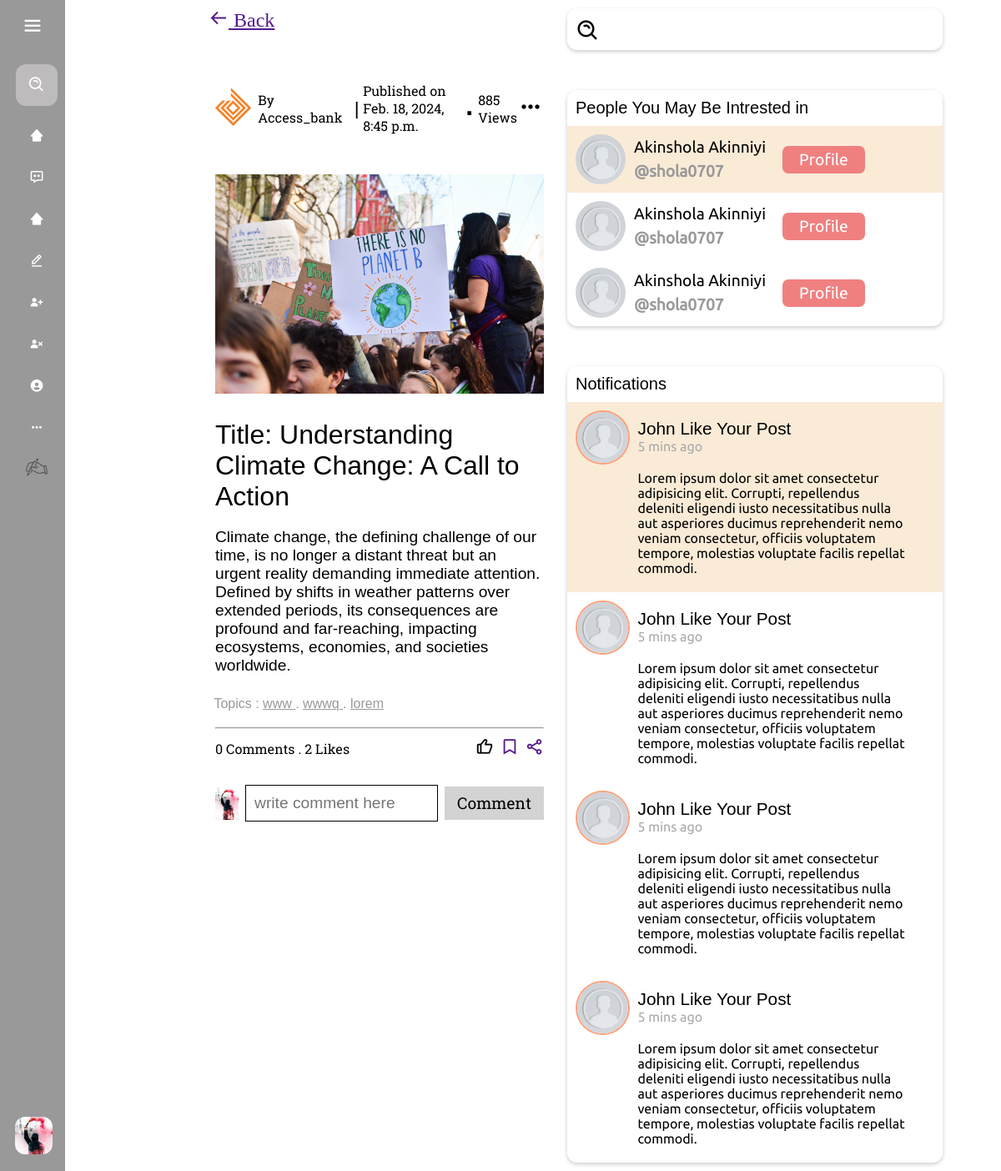
The app's page /post_details/cf5ccd7b-8481-4d31-aa3b-e5f36586490f (signed in), older data.
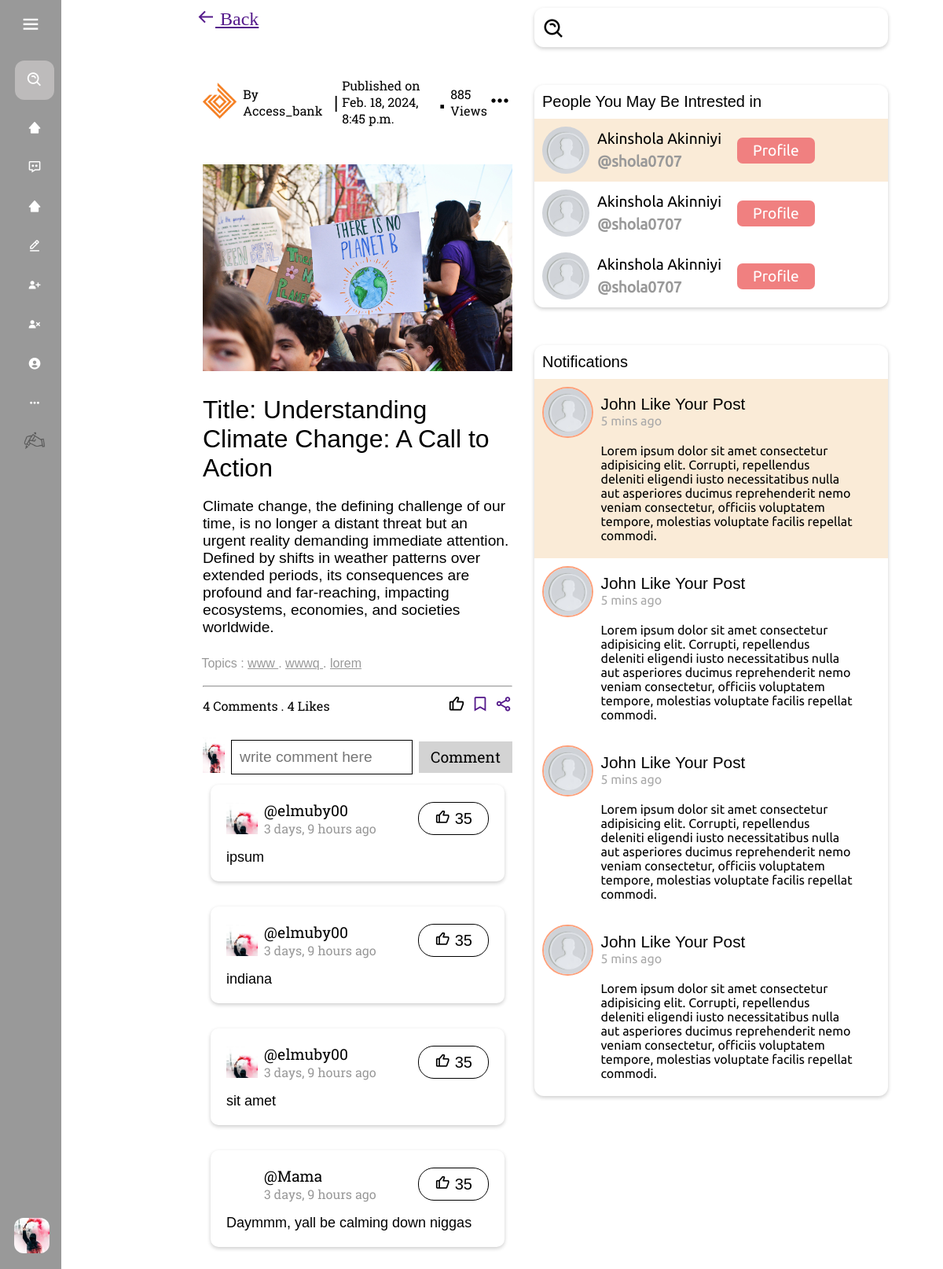
The same page, newer data.
### blog/models.py (models this page shows, shortened)
class Profile(models.Model):
    user = models.OneToOneField(User, on_delete=models.CASCADE)
    bio = models.TextField(null=True, blank=True)
    dob = models.DateField(null=True, blank=True)
    profile_img =  models.ImageField( upload_to='profile_images', default='default.jpg')
    location = models.CharField(null=True, blank=True, max_length=100)
    website = models.CharField(null=True, blank=True,max_length=100)
    def __str__(self):
        return self.user.username

class Post(models.Model):
    id = models.UUIDField(primary_key = True, default = uuid.uuid4)
    user = models.ForeignKey(Profile, on_delete= models.SET_NULL, null= True)
    image = models.ImageField(upload_to='post_images', default=None, null=True, blank=True)
    topic = models.CharField(max_length=100, null = True, blank=True)
    caption = models.TextField()
    category = models.ManyToManyField(category, related_name='cats', blank=True)
    created = models.DateTimeField(default = datetime.now)
    likes = models.ManyToManyField(Profile, related_name='likes', blank=True)

class category(models.Model):
    category = models.CharField(max_length=200)

class Message(models.Model):
    muser = models.ForeignKey(Profile, on_delete= models.SET_NULL, null= True)
    mpost = models.ForeignKey(Post, on_delete= models.SET_NULL, null= True)
    message_body = models.TextField()
    created = models.DateTimeField(default = datetime.now)

### blog/views.py (the view)
# urls.py: path("post_details/<str:pk>", views.post_details, name="post_details"),
@login_required(login_url="signin-page")
def post_details(request, pk):
    d_user = User.objects.get(username=request.user)
    user_profile = Profile.objects.get(user=d_user)
    c_user_profile = Profile.objects.get(user=d_user)
    post = Post.objects.get(id=pk)
    post_messages = post.message_set.all()
    if request.method == 'POST' :
        Message.objects.create(
            muser= user_profile, mpost =post, message_body = request.POST.get("messagebody")
        ).save()
        return redirect("post_details", pk=post.id)
    context = {
        "postdet" : post,
        "c_user_profile":c_user_profile,
        "post_messages":post_messages
    }
    return render(request, 'postpage.html', context)

### templates/postpage.html (shortened to what this page needs)
{% load static %}
<!DOCTYPE html>
<html lang="en">
  <head>
    <link
      href="https://unpkg.com/boxicons@2.1.4/css/boxicons.min.css"
      rel="stylesheet"
    />
  </head>
  <body>
    <div style="display: flex; width: 95%">
      <div style="z-index: 999">{% include 'navbar.html' %}</div>
      <div class="post_page_Sep">
        <a href="{{request.META.HTTP_REFERER}}" class="back">
          <i class="bx bx-arrow-back"></i>
          Back
        </a>
        <div class="postpagemain">
          <div class="about_post">
            <div class="post_inner">
              <a class="person_details" href="#">
                <div class="person_details_image">
                  <img src="{{ postdet.user.profile_img.url }}" alt="" />
                </div>
                <p class="person_details_name">By {{ postdet.user }}</p>
                <span style="font-size: 1.5rem">|</span>
              </a>
              <div class="other_about_post">
                <p>Published on {{ postdet.created }}</p>
              </div>
              <span style="font-size: 3rem; margin-top: -20px">.</span>
              <div class="views">885 Views</div>
            </div>
            <div class="otheroptions">
              <i class="bx bx-dots-horizontal-rounded"></i>
            </div>
          </div>
          <div>
            <div
              style="
                font-family: sans-serif;
                display: flex;
                flex-direction: column;
                gap: 0.7rem;
              "
            >
              {% if postdet.image %}
              <div
                style="
                  padding: 0.5rem;
                  width: 100%;
                  height: 100%;
                  overflow: hidden;
                "
              >
                <img width="100%" src="{{ postdet.image.url }}" alt="" />
              </div>
              {% endif %}
              <p
                style="
                  font-size: 2rem;
                  padding: 0.5rem;
                  padding-bottom: 0;
                  font-family: sans-serif;
                "
              >
                {{ postdet.topic }}
              </p>
              <p
                style="
                  font-family: sans-serif;
                  font-size: 1.2rem;
                  padding: 0.5rem;
                "
              >
                {{ postdet.caption }}
              </p>
              <p
                style="
                  font-family: sans-serif;
                  font-size: 1rem;
                  color: #999;
                  padding: 0.4rem;
                  padding-bottom: 0rem;
                "
              >
                Topics : {% for catsp in postdet.category.all %}
                <a style="color: #999" href="/search?q= {{catsp.category}}">
                  {{catsp.category}}
                </a>
                {% if not forloop.last %} . {% endif %} {% endfor %}
              </p>
              <div style="padding: 0.5rem">
                <hr />
                <div
                  style="
                    margin-top: 10px;
                    display: flex;
                    align-items: center;
                    justify-content: space-between;
                  "
                >
                  <div style="font-family: rs">
                    {{post_messages.count}} Comments . {{ postdet.likes.count }}
                    Likes
                  </div>
                  <div
                    style="
                      display: flex;
                      align-items: center;
                      gap: 0.5rem;
                      font-size: 22px;
                    "
                  >
                    {% if c_user_profile in dposts.likes.all %}
                    <a style="color: black;" href="/like_post?post_id={{postdet.id}}"
                      ><i class="bx bx-like liked"></i
                    ></a>
                    {% else %}
                    <a style="color: black;" href="/like_post?post_id={{postdet.id}}"
                      ><i class="bx bx-like"></i
                    ></a>
                    {% endif %}
                    <a href=""><i class="bx bx-bookmark"></i></a>
                    <a href=""><i class="bx bx-share-alt"></i></a>
                  </div>
                </div>
              </div>
              <div
                style="display: flex; flex-direction: column; padding: 0.5rem"
                class="comment_section"
              >
                <form
                  style="
                    display: flex;
                    align-items: center;
                    justify-content: space-between;
                    gap: 0.5rem;
                  "
                  action=""
                  method="post"
                >
                  <div
                    style="
                      width: 50px;
                      height: 50px;
                      overflow: hidden;
                    "
                  >
                    <img
                      width="100%"
                      src="{{ c_user_profile.profile_img.url }}"
                      alt=""
                    />
                  </div>
                  <input
                    style="
                      width: 100%;
                      height: 100%;
                      padding: 10px;
                      font-size: 1.2rem;
                      border-radius: none;
                      outline: none;
                      border: 1px solid black;
                    "
                    name="messagebody"
                    placeholder="write comment here"
                    type="text"
                  />
                  <button
                    type="submit"
                    style="
                      outline: none;
                      padding: 4px 15px;
                      width: 130px;
                      height: 40px;
                      font-size: 1.2rem;
                      background-color: lightgrey;
                      color: black;
                      border-radius: none;
                      border: none;
                      font-family: rs;
                    "
                  >
                    Comment
                  </button>
                </form>
                <div
                  style="
                    padding: 10px;
                    display: flex;
                    flex-direction: column;
                    gap: 2rem;
                  "
                >
                  {% for message in post_messages %}
                  <div
                    class="comment"
                    style="
                      display: flex;
                      flex-direction: column;
                      gap: 1rem;
                      box-shadow: 0 2px 5px 0 rgba(0, 0, 0, 0.2);
                      border-radius: 10px;
                      padding: 20px;
                    "
                  >
                    <div
                      class="header"
                      style="
                        display: flex;
                        align-items: center;
                        justify-content: space-between;
                      "
                    >
                      <a
                        style="
                          display: flex;
                          align-items: center;
                          gap: 0.5rem;
                          text-decoration: none;
                          color: black;
                        "
                        href="/profile/{{message.muser}}"
                      >
                        <div
                          style="width: 40px; height: 40px; overflow: hidden"
                        >
                          <img
                            style="width: 100%"
                            src="{{message.muser.profile_img.url}}"
                            alt=""
                          />
                        </div>
                        <div>
                          <p style="font-size: 1.2rem; font-family: rs">
                            @{{message.muser}}
                          </p>
                          <p
                            style="
                              font-family: rs;
                              font-size: 1rem;
                              color: #999;
                            "
                          >
                            {{message.created | timesince }} ago
                          </p>
                        </div>
                      </a>
                      <div
                        style="
                          padding: 8px 20px;
                          border: 1px solid;
                          border-radius: 20px;
                        "
                      >
                        <a
                          style="
                            text-decoration: none;
                            color: black;
                            font-size: 20px;
                          "
                          href=""
                          ><i class="bx bx-like"></i> 35</a
                        >
                      </div>
                    </div>
                    <div style="font-size: 18px">{{message.message_body}}</div>
                  </div>
                  {% endfor %}
                </div>
              </div>
            </div>
          </div>
        </div>
      </div>
      <div>{% include 'sidebar.html' %}</div>
    </div>
  </body>
</html>

### templates/navbar.html (shortened to what this page needs)
{% load static %}
<!DOCTYPE html>
<html lang="en">
  <head>
    <link
      href="https://unpkg.com/boxicons@2.1.4/css/boxicons.min.css"
      rel="stylesheet"
    />
    <link rel="stylesheet" href="{% static 'css/navbar.css' %}" />
  </head>
  <body>
    <nav class="sidebar">
      <div class="logo_content">
        <i class="bx bx-menu" id="btn"></i>
      </div>
      <ul class="nav_list">
        <li>
          <form action="">
            <i class="bx bx-search-alt sbfh"></i>
            <input type="search" placeholder="search..." name="" id="" />
          </form>
        </li>
        <li>
          <a href="/">
            <i class="bx bxs-home-alt-2"></i>
          </a>
        </li>
        <li>
          <a href="">
            <i class="bx bx-message-dots"></i>
          </a>
        </li>
        <li>
          <a href="">
            <i class="bx bxs-home-alt-2"></i>
          </a>
        </li>
        <li>
          <a href="">
            <i class="bx bx-edit-alt"></i>
          </a>
        </li>
        <li>
          <a href="/signup">
            <i class="bx bxs-user-plus"></i>
          </a>
        </li>
        <li>
          <a href="/logout">
            <i class='bx bxs-user-x' ></i>
          </a>
        </li>
        <li>
          <a href="/signin">
            <i class="bx bxs-user-circle"></i>
          </a>
        </li>
        <li>
          <a href="">
            <i class="bx bx-dots-horizontal-rounded"></i>
          </a>
        </li>
        <li>
          <a href="/post">
            <i style="    display: flex;
            align-items: center;
            justify-content: center;"><img style="width: 30px;" src="../static/img/hand_with_pen_50px.png" alt=""></i>
          </a>
        </li>
        <div class="profile_content">
          <div class="profile">
            <a
              href="/profile/{{request.user.username}}"
              class="profile_details"
            >
            {% if request.user.is_authenticated %}
            <img src="{{ c_user_profile.profile_img.url }}" alt="" />
            {% endif %}
            </a>
          </div>
        </div>
      </ul>
    </nav>
  </body>
</html>

Row changes from the older to the newer data that the page shows:
computed for Post "Title: Understanding Climate Change: A Call to Action": count "0" → "4"; likes.count "2" → "4"
added Message: muser.profile_img (picture), muser "elmuby00", created "3 days, 9 hours", message_body "ipsum"
added Message: muser.profile_img (picture), muser "elmuby00", created "3 days, 9 hours", message_body "indiana"
added Message: muser.profile_img (picture), muser "elmuby00", created "3 days, 9 hours", message_body "sit amet"
added Message: muser "Mama", created "3 days, 9 hours", message_body "Daymmm, yall be calming down niggas"
